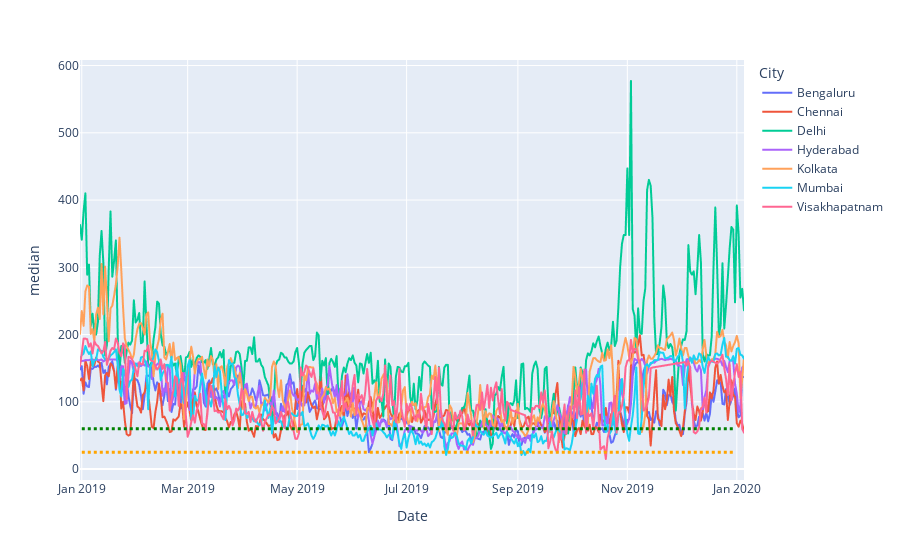

Here is the notebook cell this chart was saved with:
### Code cell
fig=px.line(df,'Date','median',color='City')
fig.add_shape(type="line",
            x0='2019-01-01',
            y0=25,
            x1='2019-12-31',
            y1=25,
            line=dict(
                color="orange",
                width=3,
                dash="dot",
            ))
fig.add_shape(type="line",
            x0='2019-01-01',
            y0=60,
            x1='2019-12-31',
            y1=60,
            line=dict(
                color="green",
                width=3,
                dash="dot",
            ))
fig.show()

### Figure 1 — Plotly figure (JSON) as saved in the notebook; plotly's stock layout.template omitted (floating-point values rounded to 4 significant figures; data arrays with more than 128 entries replaced by an {"elided": "..."} marker saying what was removed)
{"data": [{"hovertemplate": "City=Bengaluru<br>Date=%{x}<br>median=%{y}<extra></extra>", "legendgroup": "Bengaluru", "line": {"color": "#636efa", "dash": "solid"}, "mode": "lines", "name": "Bengaluru", "showlegend": true, "type": "scattergl", "x": {"elided": "377 str values"}, "xaxis": "x", "y": {"elided": "377 int values"}, "yaxis": "y"}, {"hovertemplate": "City=Chennai<br>Date=%{x}<br>median=%{y}<extra></extra>", "legendgroup": "Chennai", "line": {"color": "#EF553B", "dash": "solid"}, "mode": "lines", "name": "Chennai", "showlegend": true, "type": "scattergl", "x": {"elided": "377 str values"}, "xaxis": "x", "y": {"elided": "377 int values"}, "yaxis": "y"}, {"hovertemplate": "City=Delhi<br>Date=%{x}<br>median=%{y}<extra></extra>", "legendgroup": "Delhi", "line": {"color": "#00cc96", "dash": "solid"}, "mode": "lines", "name": "Delhi", "showlegend": true, "type": "scattergl", "x": {"elided": "377 str values"}, "xaxis": "x", "y": {"elided": "377 int values"}, "yaxis": "y"}, {"hovertemplate": "City=Hyderabad<br>Date=%{x}<br>median=%{y}<extra></extra>", "legendgroup": "Hyderabad", "line": {"color": "#ab63fa", "dash": "solid"}, "mode": "lines", "name": "Hyderabad", "showlegend": true, "type": "scattergl", "x": {"elided": "377 str values"}, "xaxis": "x", "y": {"elided": "377 int values"}, "yaxis": "y"}, {"hovertemplate": "City=Kolkata<br>Date=%{x}<br>median=%{y}<extra></extra>", "legendgroup": "Kolkata", "line": {"color": "#FFA15A", "dash": "solid"}, "mode": "lines", "name": "Kolkata", "showlegend": true, "type": "scattergl", "x": {"elided": "377 str values"}, "xaxis": "x", "y": {"elided": "377 int values"}, "yaxis": "y"}, {"hovertemplate": "City=Mumbai<br>Date=%{x}<br>median=%{y}<extra></extra>", "legendgroup": "Mumbai", "line": {"color": "#19d3f3", "dash": "solid"}, "mode": "lines", "name": "Mumbai", "showlegend": true, "type": "scattergl", "x": {"elided": "377 str values"}, "xaxis": "x", "y": {"elided": "377 int values"}, "yaxis": "y"}, {"hovertemplate": "City=Visakhapatnam<br>Date=%{x}<br>median=%{y}<extra></extra>", "legendgroup": "Visakhapatnam", "line": {"color": "#FF6692", "dash": "solid"}, "mode": "lines", "name": "Visakhapatnam", "showlegend": true, "type": "scattergl", "x": {"elided": "346 str values"}, "xaxis": "x", "y": {"elided": "346 int values"}, "yaxis": "y"}], "layout": {"legend": {"title": {"text": "City"}, "tracegroupgap": 0}, "margin": {"t": 60}, "shapes": [{"line": {"color": "orange", "dash": "dot", "width": 3}, "type": "line", "x0": "2019-01-01", "x1": "2019-12-31", "y0": 25, "y1": 25}, {"line": {"color": "green", "dash": "dot", "width": 3}, "type": "line", "x0": "2019-01-01", "x1": "2019-12-31", "y0": 60, "y1": 60}], "xaxis": {"anchor": "y", "autorange": true, "domain": [0, 1], "range": ["2018-12-30 19:35:06.0963", "2020-01-05"], "title": {"text": "Date"}, "type": "date"}, "yaxis": {"anchor": "x", "autorange": true, "domain": [0, 1], "range": [-16.22, 608.2], "title": {"text": "median"}, "type": "linear"}}}
